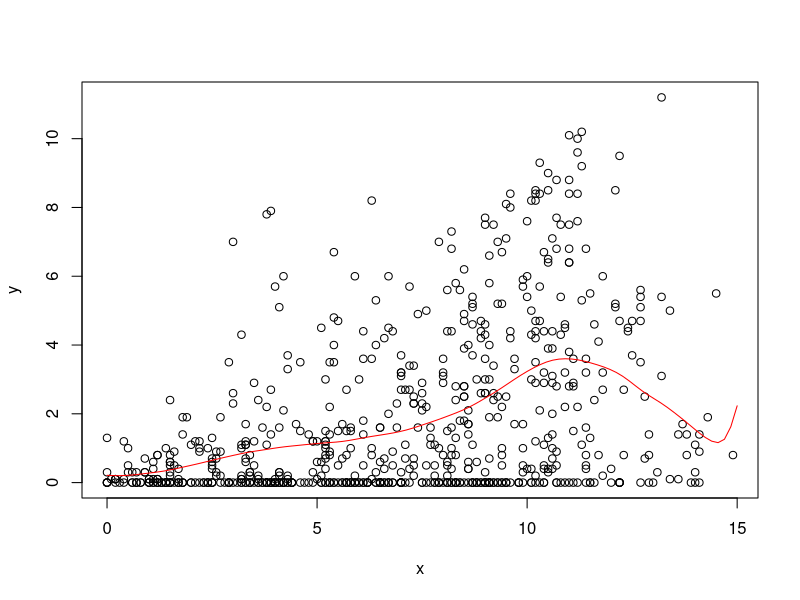
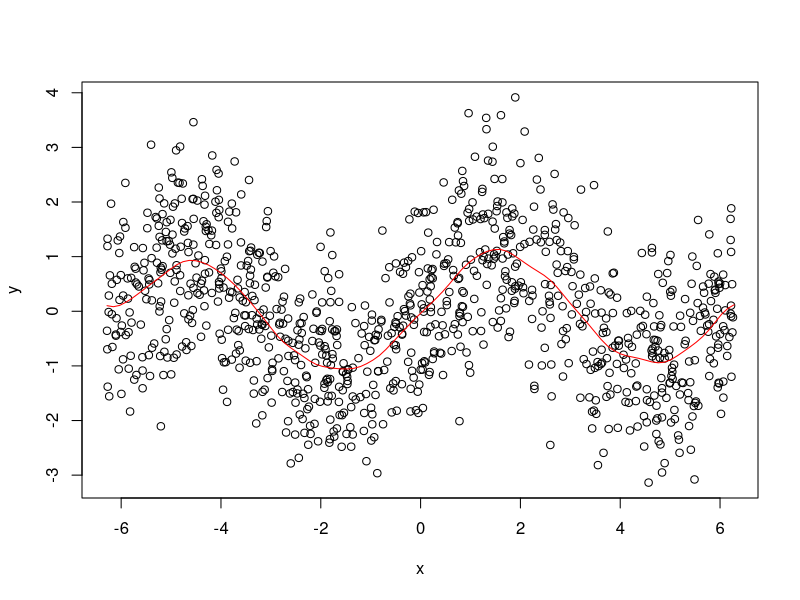

Here is the R script that generated these plots, in order:
# STAT-S 610
# LAB 4
# 2019-10-03
# https://jfukuyama.github.io/teaching/stat610/assignments/lab4.pdf

# --- functions --- #

#' @param x (numeric) vector of same length as y
#' @param y (numeric) vector of same length as y
#' @param z (numeric) vector, can be of a different length
#' @param omega (numeric) must be a scalar
#' @return (numeric) vector of the same length as z
llr = function(x, y, z, omega) {
  fits = sapply(z, compute_f_hat, x, y, omega)
  return(fits)
}

#' @param z (numeric) must be a scalar
#' @param x (numeric) vector of the same length as y
#' @param y (numeric) vector of the same length as x
#' @param omega (numeric) must be a scalar
#' @return (numeric) scalar
compute_f_hat = function(z, x, y, omega) {
  Wz = make_weight_matrix(z, x, omega)
  Wz = diag(Wz)
  X = make_predictor_matrix(x)
  Wz_X = sweep(X,1,Wz, "*")
  Wz_y = Wz*y
  f_hat = c(1, z) %*% solve(t(X) %*% Wz_X) %*% t(X) %*% Wz_y
  #f_hat = c(1, z) %*% solve(t(X) %*% Wz %*% X) %*% t(X) %*% Wz %*% y
  return(f_hat)
}

#' @param z (numeric) must be a scalar
#' @param x (numeric) vector of arbitrary length
#' @param omega (numeric) must be a scalar
#' @return (numeric) a diagonal matrix
make_weight_matrix = function(z, x, omega) {
  r = abs(x - z) / omega  # this is a vector of the same length as x
  w = sapply(r, W)  # this is a vector of the same length as x and r
  Wz = diag(w)  # this is a diagonal matrix with elements from w
  return(Wz)
}

#' @param r (numeric) must be a scalar
#' @return (numeric) scalar
W = function(r) {
  if (abs(r) < 1) {
    return((1 - abs(r) ** 3) ** 3)
  } else {
    return(0)
  }
}

#' @param x (numeric) vector of arbitrary length
#' @return (numeric) matrix with 2 columns and rows equal to length of x
make_predictor_matrix = function(x) {
  n = length(x)
  return(cbind(rep(1, n), x))
}


# --- example 1 --- #

# get the data
data(french_fries, package = 'reshape2')
french_fries = na.omit(french_fries)

# input data
x = french_fries$potato
y = french_fries$buttery

# space along which to smooth
z = seq(0, 15, length.out = 100)

# run smoothing
fits = llr(z = z, x = x, y = y, omega = 2)

# plot the data and the smoother
plot(x, y)
lines(z, fits, col = 'red')


# --- example 2 --- #

# noisy sine wave
x = runif(1000, -2 * pi, 2 * pi)
y = sin(x) + rnorm(length(x))

# space along which to smooth
z = seq(-2 * pi, 2 * pi, length.out = 100)

# run smoothing
fits = llr(z = z, x = x, y = y, omega = pi / 3)

# plot the data and the smoother
plot(x, y)
lines(z, fits, col = 'red')
